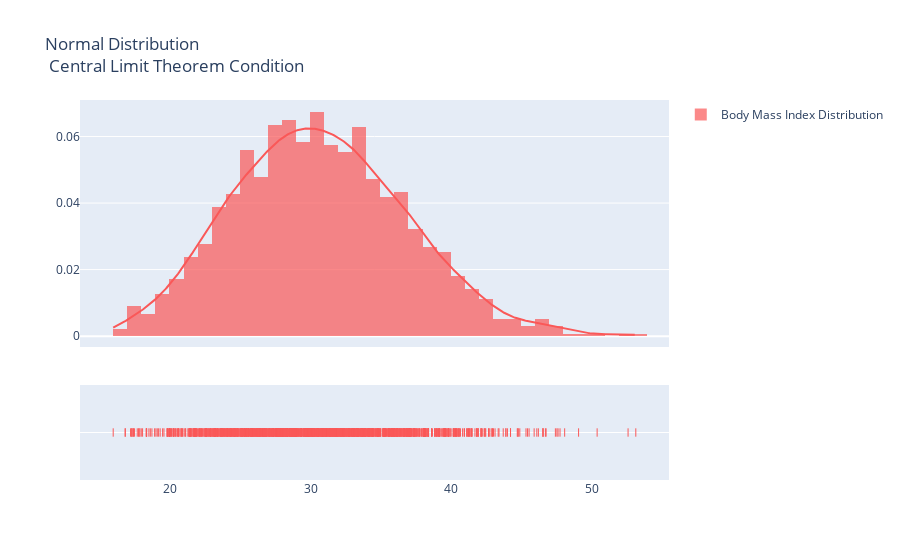

Write notebook code for a chart like this one.
### Code cell
bmi = [df["bmi"].values.tolist()]
group_labels = ['Body Mass Index Distribution']

colors = ['#FA5858']

fig = ff.create_distplot(bmi, group_labels, colors=colors)
# Add title
fig['layout'].update(title='Normal Distribution <br> Central Limit Theorem Condition')

iplot(fig, filename='Basic Distplot')

### Figure 1 — Plotly figure (JSON) as saved in the notebook; plotly's stock layout.template omitted (floating-point values rounded to 4 significant figures; data arrays with more than 128 entries replaced by an {"elided": "..."} marker saying what was removed)
{"data": [{"autobinx": false, "histnorm": "probability density", "legendgroup": "Body Mass Index Distribution", "marker": {"color": "#FA5858"}, "name": "Body Mass Index Distribution", "opacity": 0.7, "type": "histogram", "x": {"elided": "1338 float values"}, "xaxis": "x", "xbins": {"end": 53.13, "size": 1, "start": 15.96}, "yaxis": "y"}, {"legendgroup": "Body Mass Index Distribution", "marker": {"color": "#FA5858"}, "mode": "lines", "name": "Body Mass Index Distribution", "showlegend": false, "type": "scatter", "x": {"elided": "500 float values"}, "xaxis": "x", "y": {"elided": "500 float values"}, "yaxis": "y"}, {"legendgroup": "Body Mass Index Distribution", "marker": {"color": "#FA5858", "symbol": "line-ns-open"}, "mode": "markers", "name": "Body Mass Index Distribution", "showlegend": false, "type": "scatter", "x": {"elided": "1338 float values"}, "xaxis": "x", "y": {"elided": "1338 str values"}, "yaxis": "y2"}], "layout": {"barmode": "overlay", "hovermode": "closest", "legend": {"traceorder": "reversed"}, "title": {"text": "Normal Distribution <br> Central Limit Theorem Condition"}, "xaxis": {"anchor": "y2", "domain": [0, 1], "zeroline": false}, "yaxis": {"anchor": "free", "domain": [0.35, 1], "position": 0}, "yaxis2": {"anchor": "x", "domain": [0, 0.25], "dtick": 1, "showticklabels": false}}}
